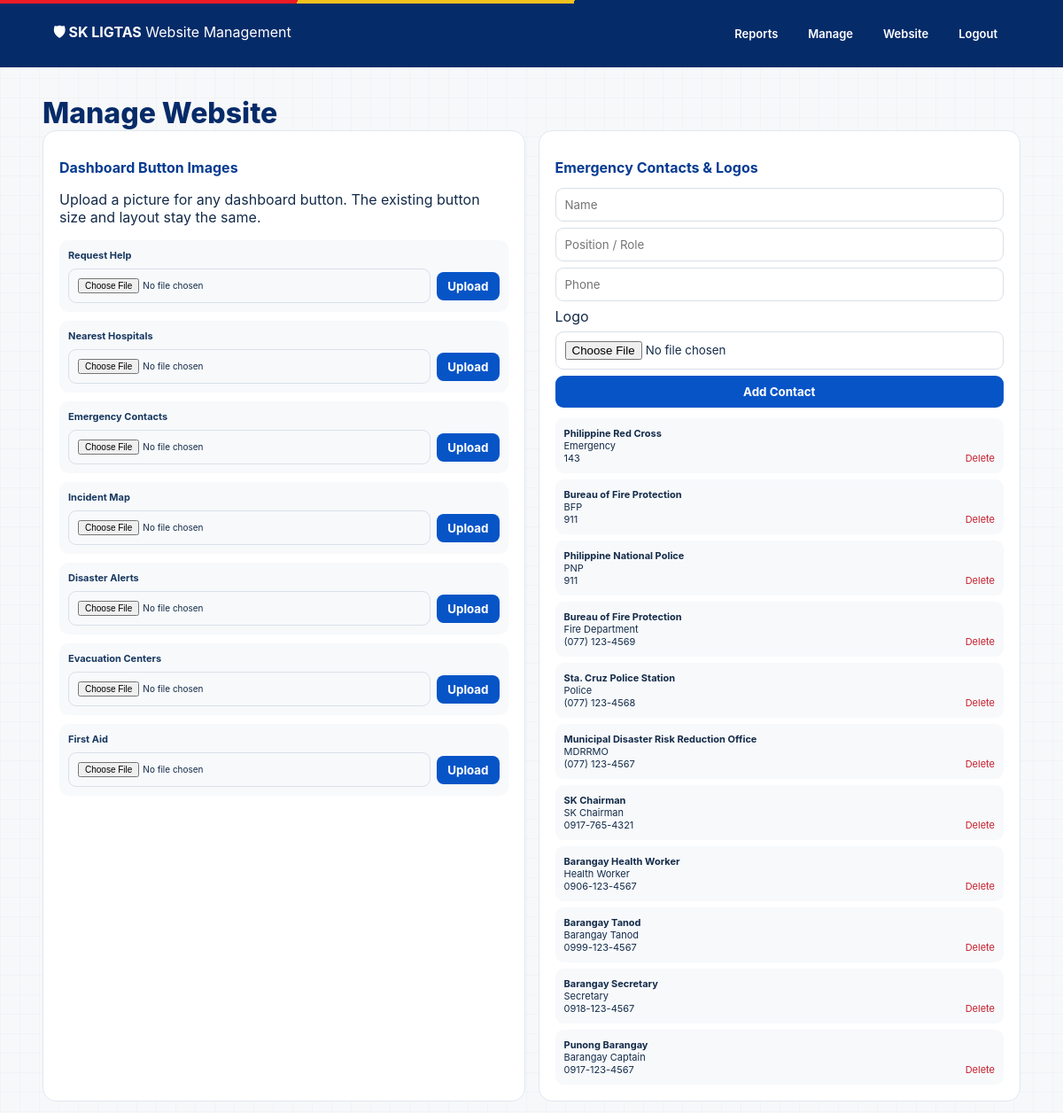
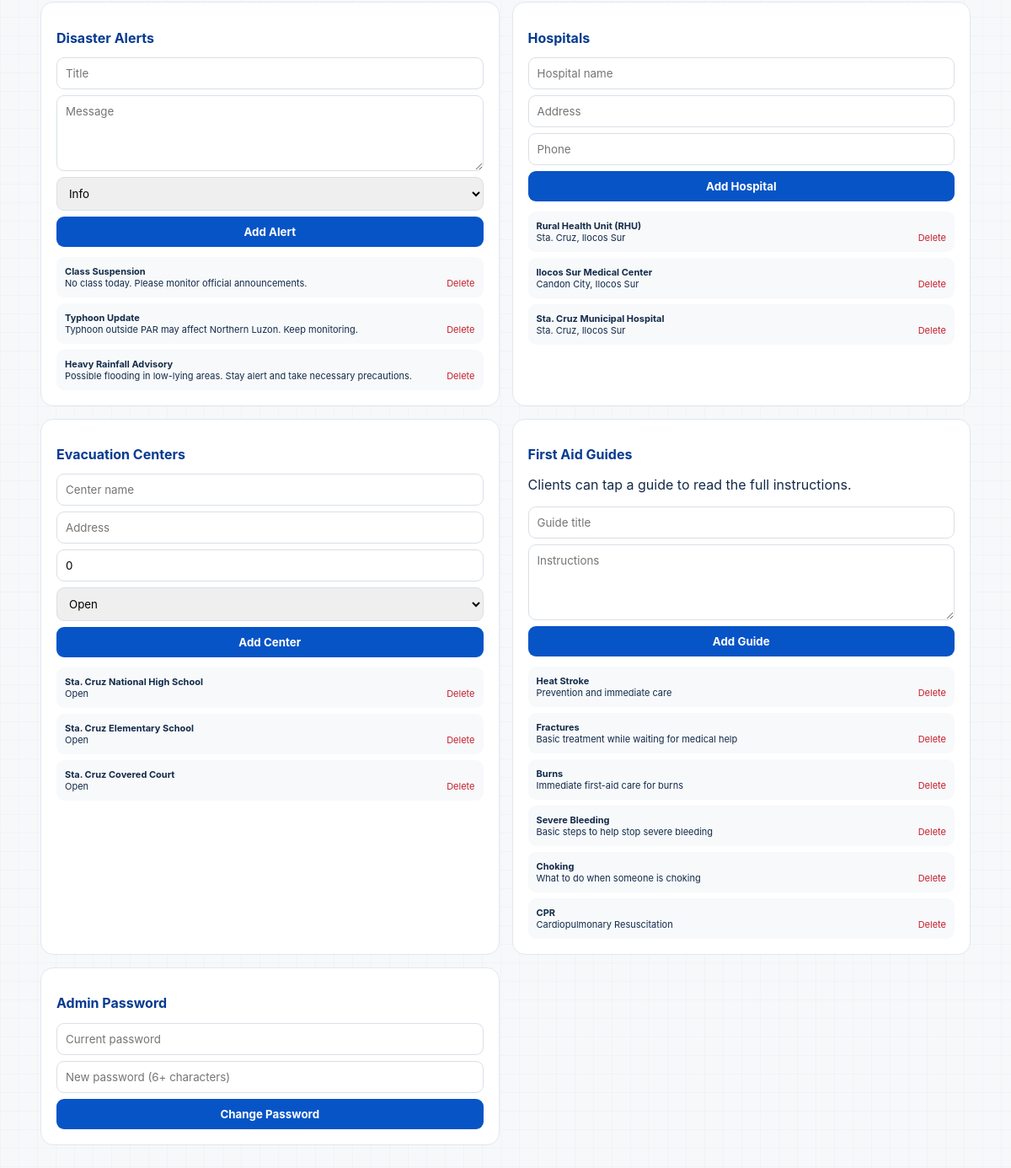
Page /admin/settings.php (signed in) on the committed database (2 pictures, top to bottom).
### tables this page shows
CREATE TABLE IF NOT EXISTS contacts (
    id INT AUTO_INCREMENT PRIMARY KEY,
    category VARCHAR(100) NOT NULL DEFAULT 'Barangay',
    name VARCHAR(150) NOT NULL,
    position VARCHAR(150) NOT NULL,
    phone VARCHAR(50) NOT NULL,
    logo VARCHAR(255) DEFAULT NULL,
    location VARCHAR(255) DEFAULT '',
    created_at TIMESTAMP DEFAULT CURRENT_TIMESTAMP
);

CREATE TABLE IF NOT EXISTS alerts (
    id INT AUTO_INCREMENT PRIMARY KEY,
    title VARCHAR(200) NOT NULL,
    message TEXT NOT NULL,
    type VARCHAR(30) DEFAULT 'info',
    alert_date VARCHAR(100) DEFAULT '',
    created_at TIMESTAMP DEFAULT CURRENT_TIMESTAMP
);

CREATE TABLE IF NOT EXISTS hospitals (
    id INT AUTO_INCREMENT PRIMARY KEY,
    name VARCHAR(200) NOT NULL,
    location VARCHAR(255) NOT NULL,
    phone VARCHAR(50) NOT NULL,
    distance VARCHAR(50) DEFAULT '',
    status VARCHAR(50) DEFAULT 'Open',
    created_at TIMESTAMP DEFAULT CURRENT_TIMESTAMP
);

CREATE TABLE IF NOT EXISTS evacuation_centers (
    id INT AUTO_INCREMENT PRIMARY KEY,
    name VARCHAR(200) NOT NULL,
    location VARCHAR(255) NOT NULL,
    capacity INT DEFAULT 0,
    status VARCHAR(50) DEFAULT 'Open',
    created_at TIMESTAMP DEFAULT CURRENT_TIMESTAMP
);

CREATE TABLE IF NOT EXISTS first_aid (
    id INT AUTO_INCREMENT PRIMARY KEY,
    title VARCHAR(200) NOT NULL,
    description TEXT NOT NULL,
    created_at TIMESTAMP DEFAULT CURRENT_TIMESTAMP
);

### admin/settings.php (the view, shortened to what this page needs)
<?php
require_once __DIR__ . '/../api/config.php';
$buttonKeys = [
    'request' => 'Request Help',
    'hospitals' => 'Nearest Hospitals',
    'contacts' => 'Emergency Contacts',
    'incident' => 'Incident Map',
    'alerts' => 'Disaster Alerts',
    'evacuation' => 'Evacuation Centers',
    'firstaid' => 'First Aid'
];
$contacts = $conn->query(
    'SELECT * FROM contacts ORDER BY id DESC'
)->fetch_all(MYSQLI_ASSOC);
$alerts = $conn->query(
    'SELECT * FROM alerts ORDER BY id DESC'
)->fetch_all(MYSQLI_ASSOC);
$hospitals = $conn->query(
    'SELECT * FROM hospitals ORDER BY id DESC'
)->fetch_all(MYSQLI_ASSOC);
$evacs = $conn->query(
    'SELECT * FROM evacuation_centers ORDER BY id DESC'
)->fetch_all(MYSQLI_ASSOC);
$aids = $conn->query(
    'SELECT * FROM first_aid ORDER BY id DESC'
)->fetch_all(MYSQLI_ASSOC);
function esc($value): string
{
    return htmlspecialchars($value ?? '', ENT_QUOTES, 'UTF-8');
}
?>
<!doctype html>
<html lang="en">
<head>
<link rel="stylesheet" href="admin.css">
</head>
<body>
<header class="admin-header">
    <div>
        <b>🛡 SK LIGTAS</b>
        <span>Website Management</span>
    </div>
    <nav>
        <a href="index.php">Reports</a>
        <a href="settings.php">Manage</a>
        <a href="../index.php">Website</a>
        <a href="logout.php">Logout</a>
    </nav>
</header>
<main class="dashboard">
    <h1>Manage Website</h1>
    <div class="manage-grid">
<div class="manage-box">
<h2>Dashboard Button Images</h2>
<p>Upload a picture for any dashboard button. The existing button size and layout stay the same.</p>
<div class="button-manage-list">
<?php foreach ($buttonKeys as $key => $label): ?>
<div class="button-manage-row">
<strong><?= esc($label) ?></strong>
<form method="post" enctype="multipart/form-data">
<input type="file" name="button_image" accept="image/jpeg,image/png,image/webp" required>
<button type="submit">Upload</button>
</form>
</div>
<?php endforeach; ?>
</div>
</div>
        <div class="manage-box">
            <h2>Emergency Contacts & Logos</h2>
            <form method="post" enctype="multipart/form-data">
                <input name="name" placeholder="Name" required>
                <input name="position" placeholder="Position / Role">
                <input name="phone" placeholder="Phone" required>
                <label>Logo</label>
                <input type="file" name="logo" accept="image/jpeg,image/png,image/webp">
                <button type="submit">Add Contact</button>
            </form>
            <div class="items">
                <?php foreach ($contacts as $contact): ?>
                    <div class="item">
                        <b><?= esc($contact['name']) ?></b>
                        <br>
                        <?= esc($contact['position'] ?? $contact['role'] ?? '') ?>
                        <br>
                        <?= esc($contact['phone']) ?>
                        <a
                            data-confirm="Delete this contact?"
                            href="?delete=1&table=contacts&id=<?= (int)$contact['id'] ?>"
                        >Delete</a>
                    </div>
                <?php endforeach; ?>
            </div>
        </div>
        <div class="manage-box">
            <h2>Disaster Alerts</h2>
            <form method="post">
                <input name="title" placeholder="Title" required>
                <textarea name="message" placeholder="Message" required></textarea>
                <select name="level">
                    <option value="info">Info</option>
                </select>
                <button type="submit">Add Alert</button>
            </form>
            <div class="items">
                <?php foreach ($alerts as $alert): ?>
                    <div class="item">
                        <b><?= esc($alert['title']) ?></b>
                        <br>
                        <?= esc($alert['message']) ?>
                        <a
                            data-confirm="Delete this alert?"
                            href="?delete=1&table=alerts&id=<?= (int)$alert['id'] ?>"
                        >Delete</a>
                    </div>
                <?php endforeach; ?>
            </div>
        </div>
        <div class="manage-box">
            <h2>Hospitals</h2>
            <form method="post">
                <input name="name" placeholder="Hospital name" required>
                <input name="address" placeholder="Address" required>
                <input name="phone" placeholder="Phone">
                <button type="submit">Add Hospital</button>
            </form>
            <div class="items">
                <?php foreach ($hospitals as $hospital): ?>
                    <div class="item">
                        <b><?= esc($hospital['name']) ?></b>
                        <br>
                        <?= esc($hospital['location']) ?>
                        <a
                            data-confirm="Delete this hospital?"
                            href="?delete=1&table=hospitals&id=<?= (int)$hospital['id'] ?>"
                        >Delete</a>
                    </div>
                <?php endforeach; ?>
            </div>
        </div>
        <div class="manage-box">
            <h2>Evacuation Centers</h2>
            <form method="post">
                <input name="name" placeholder="Center name" required>
                <input name="address" placeholder="Address" required>
                <input type="number" name="capacity" placeholder="Capacity" value="0">
                <select name="status">
                    <option value="Open">Open</option>
                </select>
                <button type="submit">Add Center</button>
            </form>
            <div class="items">
                <?php foreach ($evacs as $evac): ?>
                    <div class="item">
                        <b><?= esc($evac['name']) ?></b>
                        <br>
                        <?= esc($evac['status']) ?>
                        <a
                            data-confirm="Delete this center?"
                            href="?delete=1&table=evacuation_centers&id=<?= (int)$evac['id'] ?>"
                        >Delete</a>
                    </div>
                <?php endforeach; ?>
            </div>
        </div>
        <div class="manage-box">
            <h2>First Aid Guides</h2>
            <p>Clients can tap a guide to read the full instructions.</p>
            <form method="post">
                <input name="title" placeholder="Guide title" required>
                <textarea name="instructions" placeholder="Instructions" required></textarea>
                <button type="submit">Add Guide</button>
            </form>
            <div class="items">
                <?php foreach ($aids as $aid): ?>
                    <div class="item">
                        <b><?= esc($aid['title']) ?></b>
                        <br>
                        <?= nl2br(esc($aid['description'])) ?>
                        <a
                            data-confirm="Delete this guide?"
                            href="?delete=1&table=first_aid&id=<?= (int)$aid['id'] ?>"
                        >Delete</a>
                    </div>
                <?php endforeach; ?>
            </div>
        </div>
        <div class="manage-box">
            <h2>Admin Password</h2>
            <form method="post">
                <input type="password" name="old" placeholder="Current password" required>
                <input type="password" name="new" placeholder="New password (6+ characters)" required>
                <button type="submit">Change Password</button>
            </form>
        </div>
    </div>
</main>
</body>
</html>

### admin/admin.css (style rules this page uses)
* { box-sizing: border-box; }
html { scroll-behavior: smooth; }
:root { --pdf-navy: #062b69; --pdf-blue: #08459b; --pdf-red: #ed1c24; --pdf-yellow: #f4c21f; }
body { margin: 0; background-color: #f7f8fa; background-image: linear-gradient(rgba(6,43,105,.025) 1px, transparent 1px), linear-gradient(90deg, rgba(6,43,105,.025) 1px, transparent 1px); background-size: 22px 22px; color: #142b49; font-family: Inter, Arial, Helvetica, sans-serif; }
button, input, textarea, select { font-family: inherit; }
a { text-decoration: none; }
.admin-header { height: 76px; width: 100%; padding: 0 5%; background: var(--pdf-navy); color: #fff; display: flex; align-items: center; justify-content: space-between; position: sticky; top: 0; z-index: 1000; }
.admin-header::before { content: ""; position: absolute; left: 0; right: 0; top: 0; height: 4px; background: linear-gradient( 110deg, var(--pdf-red) 0 28%, var(--pdf-yellow) 28% 54%, var(--pdf-navy) 54% 100% ); }
.admin-header nav { display: flex; align-items: center; gap: 6px; }
.admin-header nav a { padding: 10px 14px; color: #fff; border-radius: 8px; font-size: 13px; font-weight: 600; }
.dashboard { width: min(1180px, 92%); margin: auto; padding: 34px 0 60px; }
.dashboard h1 { margin: 0; color: var(--pdf-navy); font-size: 32px; font-weight: 800; line-height: 1.15; }

### admin/settings.php (style rules this page uses)
.manage-grid { display: grid; grid-template-columns: repeat(2, 1fr); gap: 15px; }
.manage-box { background: #fff; border: 1px solid #e1e7ef; border-radius: 15px; padding: 18px; }
.manage-box h2 { font-size: 16px; color: #063b91; }
.manage-box form { display: grid; gap: 7px; }
.manage-box input, .manage-box textarea, .manage-box select { padding: 10px; border: 1px solid #d9e0e8; border-radius: 9px; }
.manage-box textarea { min-height: 90px; }
.manage-box button { background: #0754c7; color: #fff; border: 0; padding: 10px; border-radius: 9px; font-weight: bold; cursor: pointer; }
.items { margin-top: 12px; }
.item { padding: 10px; background: #f7f9fb; border-radius: 9px; margin-top: 7px; font-size: 11px; }
.item a { float: right; color: #c6202d; }
.button-manage-list { display:grid;gap:10px;margin-top:14px }
.button-manage-row { display:grid;grid-template-columns:1fr auto;gap:8px;align-items:center;padding:10px;background:#f7f9fb;border-radius:10px }
.button-manage-row strong { font-size:11px;color:#17375f }
.button-manage-row form { grid-column:1/-1;display:flex;gap:7px;align-items:center }
.button-manage-row input[type=file] { min-width:0;flex:1;font-size:10px }
.button-manage-row button { padding:8px 12px!important;border-radius:8px!important }

### rows in the picture
contacts: name "Philippine Red Cross", position "Emergency", phone "143"
contacts: name "Bureau of Fire Protection", position "BFP", phone "911"
contacts: name "Philippine National Police", position "PNP", phone "911"
contacts: name "Bureau of Fire Protection", position "Fire Department", phone "(077) 123-4569"
contacts: name "Sta. Cruz Police Station", position "Police", phone "(077) 123-4568"
contacts: name "Municipal Disaster Risk Reduction Office", position "MDRRMO", phone "(077) 123-4567"
contacts: name "SK Chairman", position "SK Chairman", phone "0917-765-4321"
contacts: name "Barangay Health Worker", position "Health Worker", phone "0906-123-4567"
contacts: name "Barangay Tanod", position "Barangay Tanod", phone "0999-123-4567"
contacts: name "Barangay Secretary", position "Secretary", phone "0918-123-4567"
contacts: name "Punong Barangay", position "Barangay Captain", phone "0917-123-4567"
alerts: title "Class Suspension", message "No class today. Please monitor official announcements."
alerts: title "Typhoon Update", message "Typhoon outside PAR may affect Northern Luzon. Keep monitoring."
alerts: title "Heavy Rainfall Advisory", message "Possible flooding in low-lying areas. Stay alert and take necessary precautions."
hospitals: name "Rural Health Unit (RHU)", location "Sta. Cruz, Ilocos Sur"
hospitals: name "Ilocos Sur Medical Center", location "Candon City, Ilocos Sur"
hospitals: name "Sta. Cruz Municipal Hospital", location "Sta. Cruz, Ilocos Sur"
evacuation_centers: name "Sta. Cruz National High School", status "Open"
evacuation_centers: name "Sta. Cruz Elementary School", status "Open"
evacuation_centers: name "Sta. Cruz Covered Court", status "Open"
first_aid: title "Heat Stroke", description "Prevention and immediate care"
first_aid: title "Fractures", description "Basic treatment while waiting for medical help"
first_aid: title "Burns", description "Immediate first-aid care for burns"
first_aid: title "Severe Bleeding", description "Basic steps to help stop severe bleeding"
first_aid: title "Choking", description "What to do when someone is choking"
first_aid: title "CPR", description "Cardiopulmonary Resuscitation"

### other values in the picture
$label "Request Help"
$label "Nearest Hospitals"
$label "Emergency Contacts"
$label "Incident Map"
$label "Disaster Alerts"
$label "Evacuation Centers"
$label "First Aid"
